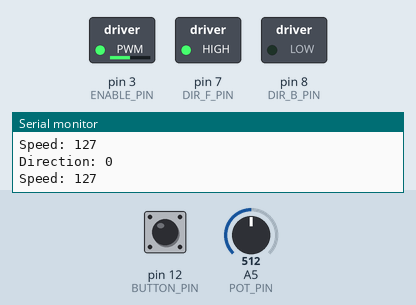
This sketch was run on a simulated Arduino Uno, built with avr-gcc and run on an emulated ATmega328P. Shown: switched loads named in the sketch (green lamp = pin HIGH), the last lines printed to the serial monitor. The test bench sets the inputs (shaded band); at power-on: pin 12 (BUTTON_PIN) HIGH, A5 (POT_PIN) = 512.

Above: at 1.2 s.
1.3 s: pin 12 (BUTTON_PIN) pulled LOW for 0.15 s
At 2.1 s:
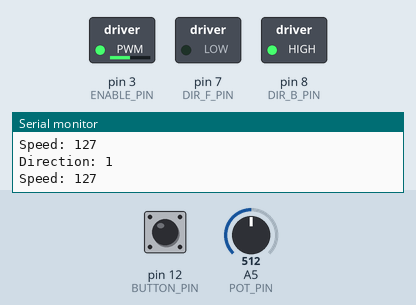
3.0 s: A5 (POT_PIN) set to 410
At 3.5 s:
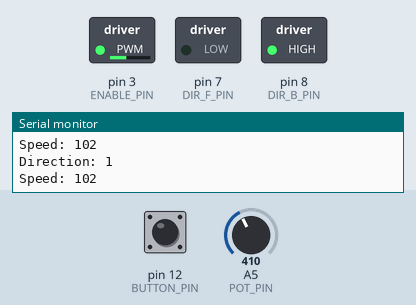
6.0 s: A5 (POT_PIN) set to 389
At 6.5 s:
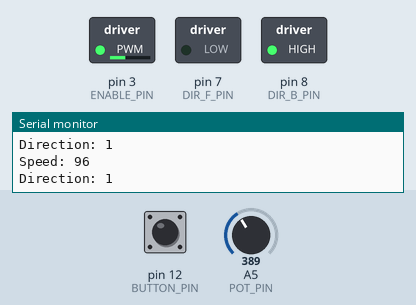
9.0 s: A5 (POT_PIN) set to 122
At 10.3 s:
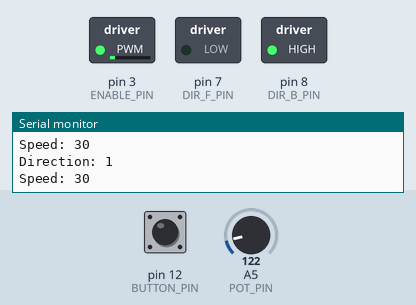
10.6 s: pin 12 (BUTTON_PIN) pulled LOW for 1 s
At 12.1 s:
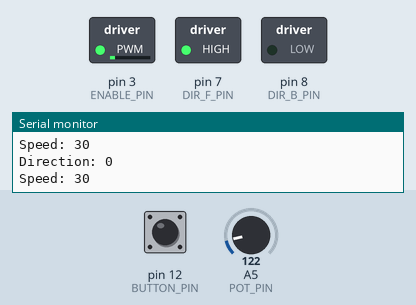
13.1 s: A5 (POT_PIN) set to 46
At 13.7 s:
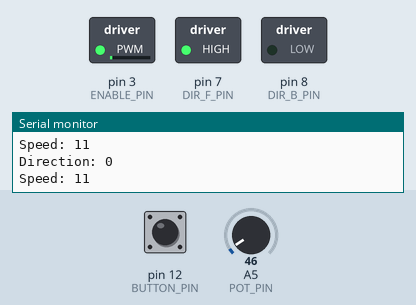
16.1 s: A5 (POT_PIN) set to 38
Timing chart, 0 to 19.1 s (numbered marks = the images above; inputs shaded):
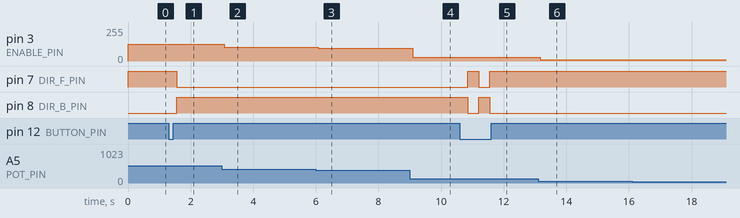

Measured:
- after the input at 1.3 s, pin 7 (DIR_F_PIN): HIGH → LOW after 0.26 s; pin 8 (DIR_B_PIN): LOW → HIGH after 0.26 s
- after the input at 3.0 s, pin 3 (ENABLE_PIN): 127/255 → 102/255 after 0.07 s
- after the input at 6.0 s, pin 3 (ENABLE_PIN): 102/255 → 96/255 after 0.08 s
- after the input at 9.0 s, pin 3 (ENABLE_PIN): 96/255 → 30/255 after 0.10 s
- after the input at 10.6 s, pin 7 (DIR_F_PIN): LOW → HIGH after 0.26 s, → LOW 0.35 s later, → HIGH 0.35 s later; pin 8 (DIR_B_PIN): HIGH → LOW after 0.26 s, → HIGH 0.35 s later, → LOW 0.35 s later
- after the input at 13.1 s, pin 3 (ENABLE_PIN): 30/255 → 11/255 after 0.07 s
- after the input at 16.1 s, pin 3 (ENABLE_PIN): 11/255 → 9/255 after 0.08 s

The sketch:

pwm_motor_adc.ino
```cpp
#include <Arduino.h>

// Pin definitions
#define ENABLE_PIN  3   // PD3
#define DIR_F_PIN 7     // PD7
#define DIR_B_PIN 8     // PB0
#define BUTTON_PIN  12  // PB4
#define POT_PIN A5      // Analog PIN A5

enum MOTOR_DIRECTION { FOWARD = 0, BACKWARD = 1 };
enum MOTOR_DIRECTION Direction = FOWARD;

void init_ADC() {
  ADMUX |= (0 << REFS1) | (1 << REFS0); // AVcc reference
  ADMUX &= ~(1 << ADLAR);               // Right adjust result
  ADCSRA |= (1 << ADEN);                // ADC enable
  ADCSRA |= (1 << ADPS2) | (1 << ADPS1) | (1 << ADPS0); // Prescaler 128
}

int read_ADC(uint8_t channel) {
  channel &= 0x07;                      // Ensure channel is between 0-7
  ADMUX = (ADMUX & 0xF8) | channel;     // Select ADC channel
  ADCSRA |= (1 << ADSC);                // Start ADC conversion
  while (ADCSRA & (1 << ADSC));         // Wait for conversion to complete
  return ADCW;                          // Read ADC value (10-bit)
}

void setup() {
  Serial.begin(9600);
  init_ADC();

  // Configure pins
  pinMode(ENABLE_PIN, OUTPUT);
  pinMode(DIR_F_PIN, OUTPUT);
  pinMode(DIR_B_PIN, OUTPUT);
  pinMode(BUTTON_PIN, INPUT_PULLUP);

  // Timer/Counter 2 setup for PWM on PD3 (OC2B)
  TCCR2A = (1 << WGM20) | (1 << WGM21);  // Fast PWM mode
  TCCR2B = (1 << CS22);                  // Prescaler 64
  TCCR2A |= (1 << COM2B1);               // Clear OC2B on compare match

  Serial.println("Ready to move");
}

void loop() {
  int pot_value = read_ADC(POT_PIN - A0); // Read potentiometer value (adjust channel number)
  int speed = map(pot_value, 0, 1023, 0, 255); // Map to 0-255 for PWM

  // Set the OCR2B register directly for PWM
  OCR2B = speed;

  // Read button state
  if (digitalRead(BUTTON_PIN) == LOW) {  // Button pressed
    delay(150);  // Debounce
    Direction = (Direction == FOWARD) ? BACKWARD : FOWARD;  // Toggle direction
    delay(100);  // Debounce
  }

  // Set direction
  if (Direction == FOWARD) {
    digitalWrite(DIR_F_PIN, HIGH);
    digitalWrite(DIR_B_PIN, LOW);
  } else {
    digitalWrite(DIR_F_PIN, LOW);
    digitalWrite(DIR_B_PIN, HIGH);
  }

  Serial.print("Direction: ");
  Serial.println(Direction);
  Serial.print("Speed: ");
  Serial.println(speed);
  delay(100); // Small delay to stabilize serial output
}
```
